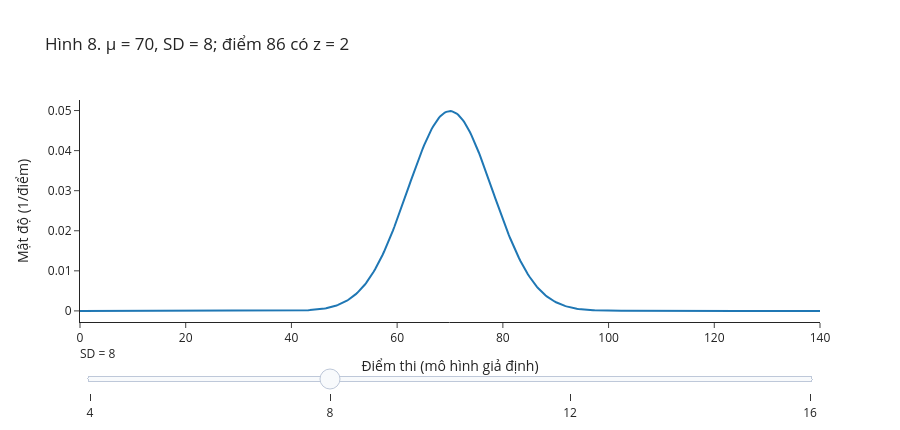

The cell this chart's notebook holds for it:
### Markdown cell above
### Phân phối chuẩn, chuẩn hóa và Ví dụ 10

Với $\mu\in\mathbb R$ và $\sigma>0$, $X\sim\mathcal N(\mu,\sigma^2)$ có mật độ
$$f_X(x)=\frac1{\sigma\sqrt{2\pi}}\exp\left[-\frac{(x-\mu)^2}{2\sigma^2}\right],\quad x\in\mathbb R.$$

Đọc công thức:

- số mũ $-\frac{(x-\mu)^2}{2\sigma^2}$ bằng 0 tại $x=\mu$ và âm dần khi $x$ ra xa $\mu$: mật độ cao nhất ở $\mu$, giảm dần về hai phía;
- công thức chỉ phụ thuộc $(x-\mu)^2$, nên đường cong đối xứng quanh $\mu$;
- thừa số $\frac1{\sigma\sqrt{2\pi}}$ chỉ để tổng diện tích bằng 1.

$E(X)=\mu$ là tâm đối xứng; $\operatorname{Var}(X)=\sigma^2$ quyết định độ phân tán. Phân phối chuẩn tắc $\mathcal N(0,1)$ có hàm phân phối ký hiệu $\Phi$, đọc là *phi*.

**Chuẩn hóa.** Nếu $X\sim\mathcal N(\mu,\sigma^2)$ thì
$$Z=\frac{X-\mu}\sigma\sim\mathcal N(0,1),\qquad P(X\le x)=\Phi\Big(\frac{x-\mu}\sigma\Big).$$
Trừ trung bình xóa vị trí; chia SD đo khoảng cách bằng số độ lệch chuẩn. $Z$ không có đơn vị. Đối xứng cho $\Phi(-z)=1-\Phi(z)$. Chuẩn hóa một biến bất kỳ không làm nó trở thành chuẩn.

<details><summary><b>Vì sao?</b> Chứng minh chuẩn hóa bằng đổi biến</summary>

Tính hàm phân phối của $Z$:
$$P(Z\le z)=P(X\le\mu+\sigma z)=\int_{-\infty}^{\mu+\sigma z}\frac1{\sigma\sqrt{2\pi}}e^{-(x-\mu)^2/(2\sigma^2)}\,dx.$$
Đổi biến $t=(x-\mu)/\sigma$, tức $dx=\sigma\,dt$; cận trên $x=\mu+\sigma z$ thành $t=z$:
$$P(Z\le z)=\int_{-\infty}^{z}\frac1{\sqrt{2\pi}}e^{-t^2/2}\,dt=\Phi(z).$$
Vậy $Z$ có đúng hàm phân phối chuẩn tắc. Viết ngược lại, $X=\mu+\sigma Z$, nên $E(X)=\mu$ và $\operatorname{Var}(X)=\sigma^2$, nếu biết $E(Z)=0$ và $\operatorname{Var}(Z)=1$. $\blacksquare$

*Đọc thêm.* $E(Z)=0$ vì $z\varphi(z)$ là hàm lẻ; $\operatorname{Var}(Z)=1$ bằng tích phân từng phần. Tổng diện tích bằng 1 dựa trên tích phân Gauss $\int_{-\infty}^\infty e^{-z^2/2}\,dz=\sqrt{2\pi}$, chứng minh ở Giải tích 2. Cùng cách đổi biến cho thấy $aX+b$ ($a\ne0$) cũng chuẩn, với tham số $\mathcal N(a\mu+b,\ a^2\sigma^2)$.

</details>

**Ví dụ 10.** Giả sử điểm thi có phân phối chuẩn, trung bình 70 và SD 8. Điểm 86 có $z=\frac{86-70}8=2$: cao hơn trung bình 2 SD. Đó không phải xác suất 2, cũng không phải "gấp đôi trung bình".

Ở hình tương tác dưới, thử đổi SD trong khi giữ trung bình 70. Đường cong rộng hơn thì thấp hơn, để tổng diện tích vẫn là 1. Đường đứng ở 86 cho thấy cùng một điểm có $z$ khác nhau khi SD đổi.

<!-- branch-plot-instructions:start -->

**Đọc code vẽ bằng Plotly.** `go.Figure` chứa các trace; mỗi `go.Scatter`, `go.Bar` hoặc trace khác nhận các mảng dữ liệu đã tính. `update_layout` đặt tiêu đề, nhãn và bộ điều khiển. Thanh trượt chọn trạng thái được dựng sẵn trong `steps`; đối chiếu `visible` hoặc dữ liệu của trace để biết hình thay đổi thế nào. Thử đổi thuộc tính hiển thị trong trace hoặc layout, rồi chạy lại ô; giữ dữ liệu để so sánh.

<!-- branch-plot-instructions:end -->

### Code cell
mu_diem = 70
diem_quan_sat = 86
ds_sd = [4,8,12,16]
luoi_diem = np.linspace(0,140,500)
fig_chuan = go.Figure()
for i,sd in enumerate(ds_sd):
    fig_chuan.add_trace(go.Scatter(x=luoi_diem,y=stats.norm.pdf(luoi_diem,loc=mu_diem,scale=sd),
        mode="lines",visible=(i==1),name=f"SD = {sd}",
        hovertemplate="Điểm %{x:.1f}<br>Mật độ %{y:.4f}<extra></extra>"))
fig_chuan.add_vline(x=diem_quan_sat,line_dash="dash",line_color="#C4512A")
steps=[]
for i,sd in enumerate(ds_sd):
    steps.append(dict(method="update",label=str(sd),args=[{"visible":[j==i for j in range(len(ds_sd))]},
        {"title":{"text":f"Hình 8. μ = 70, SD = {sd}; điểm 86 có z = {(86-70)/sd:.2f}"}}]))
fig_chuan.update_layout(title="Hình 8. μ = 70, SD = 8; điểm 86 có z = 2",
    xaxis_title="Điểm thi (mô hình giả định)",yaxis_title="Mật độ (1/điểm)",
    sliders=[dict(active=1,currentvalue={"prefix":"SD = "},steps=steps)],height=430)
fig_chuan.show()
print("Ví dụ 10: z =",(86-70)/8)

### Figure 1 — Plotly figure (JSON) as saved in the notebook; plotly's stock layout.template omitted (floating-point values rounded to 4 significant figures; data arrays with more than 128 entries replaced by an {"elided": "..."} marker saying what was removed)
{"data": [{"hovertemplate": "Điểm %{x:.1f}<br>Mật độ %{y:.4f}<extra></extra>", "mode": "lines", "name": "SD = 4", "type": "scatter", "visible": false, "x": {"elided": "500 float values"}, "y": {"elided": "500 float values"}}, {"hovertemplate": "Điểm %{x:.1f}<br>Mật độ %{y:.4f}<extra></extra>", "mode": "lines", "name": "SD = 8", "type": "scatter", "visible": true, "x": {"elided": "500 float values"}, "y": {"elided": "500 float values"}}, {"hovertemplate": "Điểm %{x:.1f}<br>Mật độ %{y:.4f}<extra></extra>", "mode": "lines", "name": "SD = 12", "type": "scatter", "visible": false, "x": {"elided": "500 float values"}, "y": {"elided": "500 float values"}}, {"hovertemplate": "Điểm %{x:.1f}<br>Mật độ %{y:.4f}<extra></extra>", "mode": "lines", "name": "SD = 16", "type": "scatter", "visible": false, "x": {"elided": "500 float values"}, "y": {"elided": "500 float values"}}], "layout": {"height": 430, "shapes": [{"line": {"color": "#C4512A", "dash": "dash"}, "type": "line", "x0": 86, "x1": 86, "xref": "x", "y0": 0, "y1": 1, "yref": "y domain"}], "sliders": [{"active": 1, "currentvalue": {"prefix": "SD = "}, "steps": [{"args": [{"visible": [true, false, false, false]}, {"title": {"text": "Hình 8. μ = 70, SD = 4; điểm 86 có z = 4.00"}}], "label": "4", "method": "update"}, {"args": [{"visible": [false, true, false, false]}, {"title": {"text": "Hình 8. μ = 70, SD = 8; điểm 86 có z = 2.00"}}], "label": "8", "method": "update"}, {"args": [{"visible": [false, false, true, false]}, {"title": {"text": "Hình 8. μ = 70, SD = 12; điểm 86 có z = 1.33"}}], "label": "12", "method": "update"}, {"args": [{"visible": [false, false, false, true]}, {"title": {"text": "Hình 8. μ = 70, SD = 16; điểm 86 có z = 1.00"}}], "label": "16", "method": "update"}]}], "title": {"text": "Hình 8. μ = 70, SD = 8; điểm 86 có z = 2"}, "xaxis": {"title": {"text": "Điểm thi (mô hình giả định)"}}, "yaxis": {"title": {"text": "Mật độ (1/điểm)"}}}}
